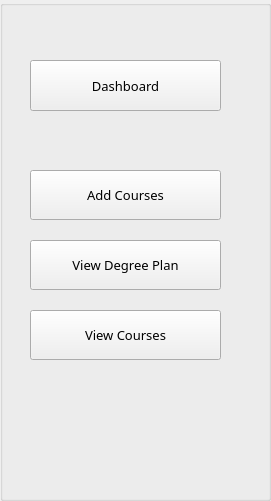
     <widget class="QGroupBox" name="instructorPortalButtons">
      <property name="geometry">
       <rect>
        <x>0</x>
        <y>100</y>
        <width>271</width>
        <height>501</height>
       </rect>
      </property>
      <property name="styleSheet">
       <string notr="true"/>
      </property>
      <property name="title">
       <string/>
      </property>
      <widget class="QPushButton" name="addInstructorButton">
       <property name="geometry">
        <rect>
         <x>30</x>
         <y>240</y>
         <width>191</width>
         <height>50</height>
        </rect>
       </property>
       <property name="font">
        <font>
         <family>Century Gothic</family>
         <pointsize>10</pointsize>
         <weight>50</weight>
         <italic>false</italic>
         <bold>false</bold>
        </font>
       </property>
       <property name="styleSheet">
        <string notr="true"/>
       </property>
       <property name="text">
        <string>View Degree Plan</string>
       </property>
      </widget>
      <widget class="QPushButton" name="viewInstructorButton">
       <property name="geometry">
        <rect>
         <x>30</x>
         <y>170</y>
         <width>191</width>
         <height>50</height>
        </rect>
       </property>
       <property name="font">
        <font>
         <family>Century Gothic</family>
         <pointsize>10</pointsize>
         <weight>50</weight>
         <italic>false</italic>
         <bold>false</bold>
        </font>
       </property>
       <property name="styleSheet">
        <string notr="true"/>
       </property>
       <property name="text">
        <string>Add Courses</string>
       </property>
      </widget>
      <widget class="QPushButton" name="studentPortalButton2">
       <property name="geometry">
        <rect>
         <x>30</x>
         <y>310</y>
         <width>191</width>
         <height>50</height>
        </rect>
       </property>
       <property name="font">
        <font>
         <family>Century Gothic</family>
         <pointsize>10</pointsize>
         <weight>50</weight>
         <italic>false</italic>
         <bold>false</bold>
        </font>
       </property>
       <property name="styleSheet">
        <string notr="true"/>
       </property>
       <property name="text">
        <string>View Courses</string>
       </property>
      </widget>
      <widget class="QPushButton" name="degreePlanDashboard">
       <property name="geometry">
        <rect>
         <x>30</x>
         <y>60</y>
         <width>191</width>
         <height>51</height>
        </rect>
       </property>
       <property name="font">
        <font>
         <family>Century Gothic</family>
         <pointsize>10</pointsize>
         <weight>50</weight>
         <italic>false</italic>
         <bold>false</bold>
        </font>
       </property>
       <property name="styleSheet">
        <string notr="true">
</string>
       </property>
       <property name="text">
        <string>Dashboard</string>
       </property>
      </widget>
     </widget>
